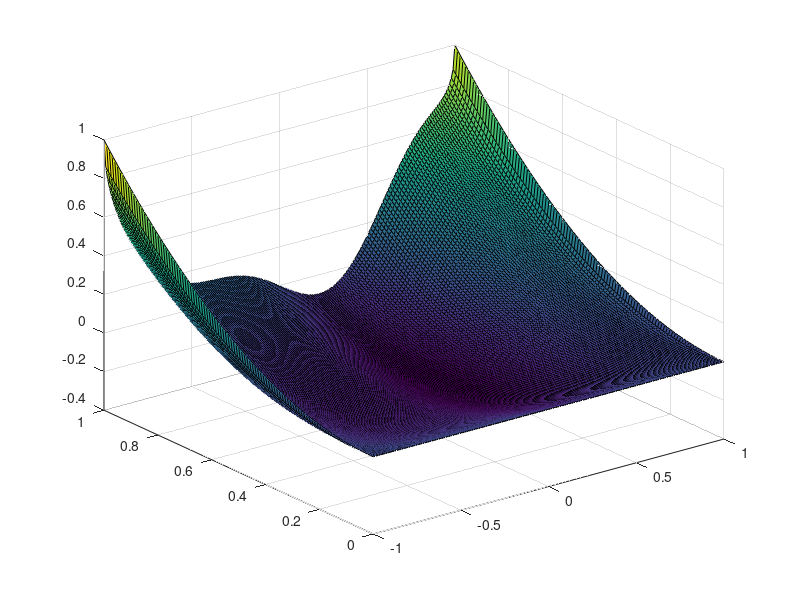
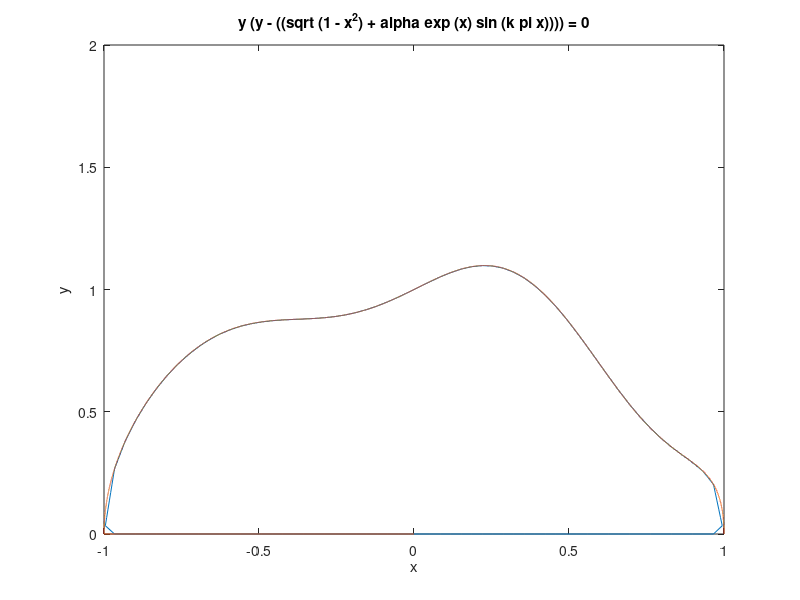

Recreate these plots in MATLAB, in order.
clear;
clc;

theta = 0:0.0001:2*pi;
rad = 1;
r = @(t) rad;
k = 2;
alpha = 0.1;
f2 = @(x,y) alpha*exp(x)*sin(k*pi*x);
g1 = @(x) (x-1);
g2 = @(x) (x+1);
g3 = @(y) y;
g4 = @(x,y) ( y - ( (sqrt(1-x.^2)+alpha.*exp(x).*sin(k*pi*x))));
a = 1;
Rfun = @(x1,x2) x1 + x2 - sqrt( x1.^2  + x2.^2 - 2*a*x1.*x2); 
implicitFun = @(x,y) y.*( y - ( (sqrt(1-x.^2)+alpha.*exp(x).*sin(k*pi*x))));
%implicitFun = @(x,y) ( y - ( (sqrt(1-x.^2)+alpha.*exp(x).*sin(k*pi*x))));
%implicitFun = @(x,y) x.^2 + y.^2 - 1
%implicitFun = @(x,y) Rfun(Rfun(Rfun(g1(x),g2(x)),g3(y)),g4(x,y));
axis equal tight;

x = -1:0.01:1;

y = 0:0.01:1;

[X Y] = meshgrid(x,y);
[m,n] = size(X);
XY = zeros(m*n,2);

fval = implicitFun(X,Y);
Z = reshape(fval,m,n);

surf(X,Y,Z);
figure;
contour(X,Y,Z,'ShowText','on');



ezplot(implicitFun,[-1,1,0,2]);

[m,n] = size(theta);

x = zeros(size(theta));
y = zeros(size(theta));
for i = 1 : n/2
x_1 = rad.*cos(theta(i));
y_1 = rad.*sin(theta(i));
x_2 = 0;
y_2 = f2(x_1,y_1);
x(i) = x_1 + x_2;
y(i) = y_1 + y_2;
end


yFun1 = @(x) sqrt(rad.^2 - x.^2) + alpha*exp(x).*sin(k*pi*x);
yFun2 = @(x) - sqrt(rad.^2 - x.^2) + alpha*exp(x).*sin(k*pi*x);
noise1 = @(x) alpha*exp(x).*sin(k*pi*x);
noise2 = @(x) -alpha*exp(x).*sin(k*pi*x);

i1 = integral(yFun1,-1,1)
i2 = integral(yFun2,1,-1)
noise1 = integral(noise1,-1,1)
noise2 = integral(noise2,-1,1)
i = i1 + i2
hold on;
plot(x,y);
hold off;